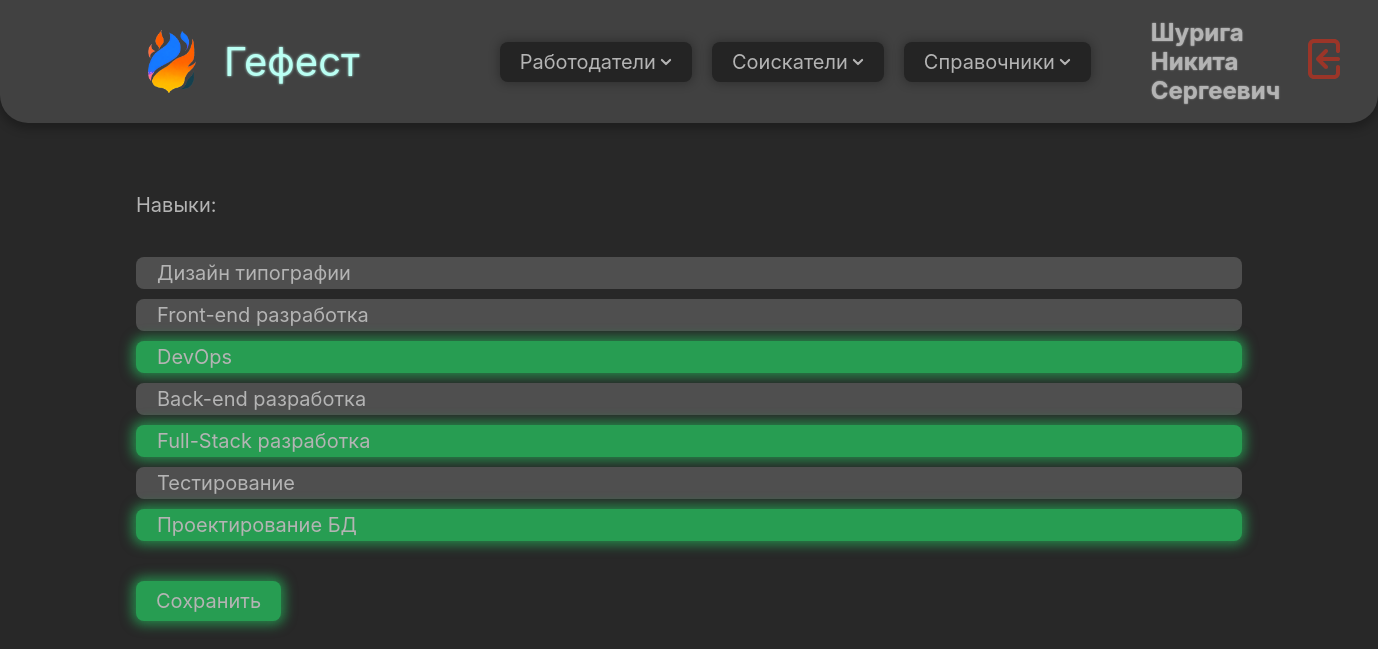
/jobseeker/15/skills (signed in), run on the app's committed database.
### domain/models.py (models this page shows, shortened)
class CustomUser(AbstractUser):
    patronymic = models.CharField(max_length=255, blank=False, null=False, verbose_name='Отчество')
    phone_number = PhoneNumberField(region="RU", blank=False, null=False, verbose_name='Номер телефона')
    profile_photo = models.ImageField(blank=True, null=True, verbose_name='Фото профиля', upload_to='user_photos')
    class Meta:
        verbose_name = 'Пользователь'
        verbose_name_plural = 'Пользователи'

class Skill(models.Model):
    name = models.CharField(max_length=100, blank=False, null=False, verbose_name='Наименование')
    def __str__(self):
        return '%s' % self.name
    class Meta:
        verbose_name = 'Навык'
        verbose_name_plural = 'Навыки'

### domain/views/job_seeker_views.py (the view)
# urls.py: path('jobseeker/<str:job_seeker_id>/skills', skills_view, name='job_seeker_skills'),
def skills_view(request, job_seeker_id):
    job_seeker = JobSeeker.objects.get(id=job_seeker_id)
    if request.method == 'POST':
        form = SkillsForm(request.POST)
        if form.is_valid():
            job_seeker.skill.set(form.cleaned_data['skills'])
            job_seeker.save()
            return redirect('job_seeker_view', job_seeker_id=job_seeker.id)
    else:
        form = SkillsForm(initial={'skills': job_seeker.skill.all()})
    context = {
        'job_seeker': job_seeker,
        'form': form,
    }
    return render(request, 'job_seekers/create/skills_create.html', context)

### domain/context_processors.py (called while the page is built)
def user(request):
    return {'user': auth(request)['user']}

### domain/templates/job_seekers/create/skills_create.html (shortened to what this page needs)
{% extends 'base.html' %}
{% load static %}
{% load widget_tweaks %}
{% block content %}
    <form method="POST" class="input-form flex-vertical gap-2em">
        <p class="flex-horizontal gap-2em">
            <label for="{{ form.skills.id_for_label }}">{{ form.skills.label }}: </label>
        </p>
        <div class="flex-vertical gap-05em checkbox-div">
        {% for checkbox in form.skills %}
            <div {% if checkbox.checked %}class="selected"{% endif %}>
                {{ checkbox }}
            </div>
        {% endfor %}
        </div>
        <button type="submit" class="button submit">Сохранить</button>
    </form>
{% endblock content %}

### domain/templates/components/navbar.html (shortened to what this page needs)
{% load static %}
{% block content %}
    <div class="nav-bar flex-horizontal gap-1em">
        <div class="nav-part flex-horizontal gap-1em">
            <a href="{% url 'home' %}">
            <div class="flex-horizontal gap-1em">
                <div class="logo-container">
                    <img src="{% static 'images/logo.png' %}" class="logo"/>
                </div>
                <div class="title" style="padding-right: 3em;">Гефест</div>
            </div>
                </a>
            <div class="button">
                Работодатели
                <img src="{% static 'icons/arrow-down.svg' %}" class="icon">
            </div>
            <button class="button">
                Соискатели
                <img src="{% static 'icons/arrow-down.svg' %}" class="icon">
            </button>
            <button class="button">
                Справочники
                <img src="{% static 'icons/arrow-down.svg' %}" class="icon">
            </button>
        </div>
        <div class="nav-part flex-horizontal gap-1em">
            <h2 class="text1">{{ user.last_name }} {{ user.first_name }} {{ user.patronymic }}</h2>
            <a href="{% url 'logout' %}">
                <img src="{% static 'icons/logout.svg' %}" class="logout-button"/>
            </a>
        </div>
    </div>
{% endblock content %}

### static/css/styles.css (style rules this page uses)
* { font-size: 20px; padding: 0; margin: 0; font-family: Inter, serif; color: var(--text-color); text-decoration: none; }
.body { background: var(--body-bg); display: block; flex-direction: column; align-items: center; height: 100%; width: 100%; }
.nav-bar { position: sticky; height: 100%; margin: auto; padding: 0.5em 6em; justify-content: space-between; align-items: center; border-radius: 0 0 1.4em 1.4em; background: var(--table-bg); box-shadow: 0 0.2em 0.5em 0.1em var(--element-shadow); }
.nav-part { height: 100%; padding: 0.4em 1em; justify-content: flex-start; flex-wrap: nowrap; }
.logout-button { filter: brightness(0) saturate(100%) invert(24%) sepia(29%) saturate(4645%) hue-rotate(345deg) brightness(83%) contrast(84%); }
.logo { align-self: stretch; object-fit: contain; }
.logo-container { width: 3.2em; aspect-ratio: 1 / 1; justify-content: center; align-items: center; display: flex }
.title { color: var(--title-color); font-size: 2em; font-weight: 400; word-wrap: break-word; text-shadow: 0 0 0.065em var(--title-color); }
.button { display: flex; justify-content: flex-start; align-items: center; border-style: none; border-radius: 0.4em; background: var(--button-bg); padding: 0.4em 1em; gap: 0.2em; box-shadow: 0 0 0.5em 0.1em var(--element-shadow); width: fit-content; }
.icon { filter: brightness(0) saturate(100%) invert(79%) sepia(16%) saturate(8%) hue-rotate(316deg) brightness(90%) contrast(87%); }
.text1 { font-size: larger; text-shadow: 0 0 0.07em var(--text-color); }
.input-form { padding-top: 0.5em; padding-bottom: 0.5em; justify-content: space-between; }
.input-form p { display: flex; flex-direction: row; justify-content: space-between; gap: 2em; }
button.submit { background: var(--submit-bg); box-shadow: 0 0 0.6em 0.2em var(--submit-shadow); }
.flex-horizontal { display: flex; flex-direction: row; align-items: center; }
.flex-horizontal.gap-1em { gap: 1em; }
.flex-horizontal.gap-2em { gap: 2em; }
.flex-vertical { display: flex; flex-direction: column; }
.flex-vertical.gap-05em { gap: 0.5em; }
.flex-vertical.gap-2em { gap: 2em; }
.checkbox-div div { background: var(--div-bg); border-radius: 1em; padding: 1em; }
.checkbox-div div { background: var(--div-bg); border-radius: 0.4em; padding: 0.2em 0.4em; }
.checkbox-div div.selected { background: var(--submit-bg); box-shadow: 0 0 0.6em 0.2em var(--submit-shadow); }
.checkbox-div div label { display: flex; flex-direction: row; }

### static/css/darkcolors.css (style rules this page uses)
:root { --button-bg: #242424; --body-bg: #282828; --common-bg: #303030; --th-bg: #3a3a3a; --table-bg: #414141; --hover-bg: #464646; --td-bg: #4b4b4b; --div-bg: #4f4f4f; --text-color: #B4B4B4; --text-hover: #d0d0d0; --title-color: #BAFFF3; --element-shadow: rgba(0, 0, 0, 0.25); --shadow-next: rgba(48, 48, 48, 0.8); --error-color: #FF3838; --submit-bg: #279d52; --submit-shadow: rgba(39, 157, 82, 0.8); --submit-hover: #35d781; --submit-hover-shadow: rgba(53, 215, 129, 0.95); --reject-bg: #9D2727; --reject-shadow: rgba(150, 39, 39, 0.8); --reject-hover: #D73535; --reject-hover-shadow: rgba(215, 53, 53, 0.95); }

### data on the page
CustomUser: last_name "Шурига", first_name "Никита", patronymic "Сергеевич"
Skill: skills "Дизайн типографии"
Skill: skills "Front-end разработка"
Skill: skills "DevOps"
Skill: skills "Back-end разработка"
Skill: skills "Full-Stack разработка"
Skill: skills "Тестирование"
Skill: skills "Проектирование БД"
